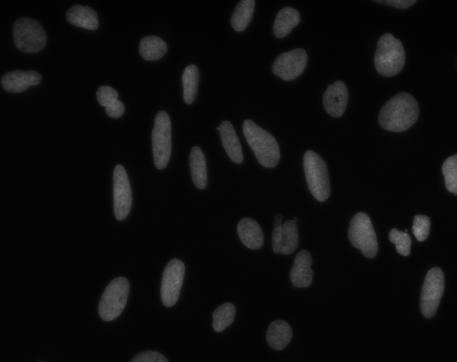
#> input picture images/nuclei-dapi.tif, 457 x 362 px
$ jupyter execute biomedia_seg_01_otsu.ipynb   (shell and % lines are left out)
#> lines starting #> are read from the running program, lines starting #| are printed output that depends on the picture; after the words box and inside, x2 and y2 are one past the last pixel; in counts of white or black regions, pixels touching at a corner belong together
<div class="alert alert-block alert-info">
Visit the <a href="https://github.com/engs1258/biomedical-image-analysis-notebooks/wiki">wiki</a> pages to find some additional documentation and instructions on how view an interactive verson of these notebooks using binder.</div>

---

[cell 1]
import math
import numpy as np
import matplotlib.pyplot as plt


from skimage import io
from skimage import filters
from skimage.transform import pyramid_laplacian
from skimage.filters import threshold_otsu

## Global Otsu Threshold - Example 1

[cell 2]
image = io.imread("../images/nuclei-dapi.tif")
#> image is the input picture: shape (362, 457); min 1, max 146, mean 13.1

[cell 3]
threshold = threshold_otsu(image)
#> threshold = 33
print(threshold)
#| 33
binary = ~(image <= threshold)
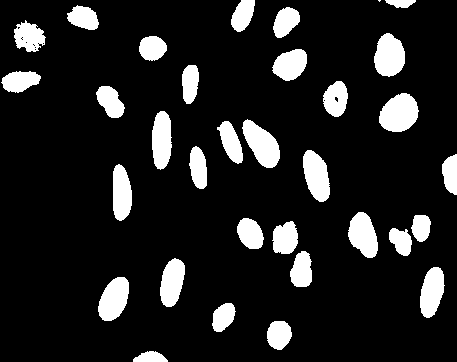
#> binary: shape (362, 457) bool; 13.2% white; 33 white regions (1 under 20 px), largest, box (x1, y1, x2, y2) and area: (379, 93, 419, 132) 1154, (242, 119, 280, 168) 1087, (374, 33, 405, 77) 1033

[cell 4]
fig, ax = plt.subplots(figsize=(10, 10))
plt.subplot(1,2,1)
plt.imshow(image, cmap='gray')
plt.subplot(1,2, 2)
plt.imshow(binary, cmap='gray')
plt.show()
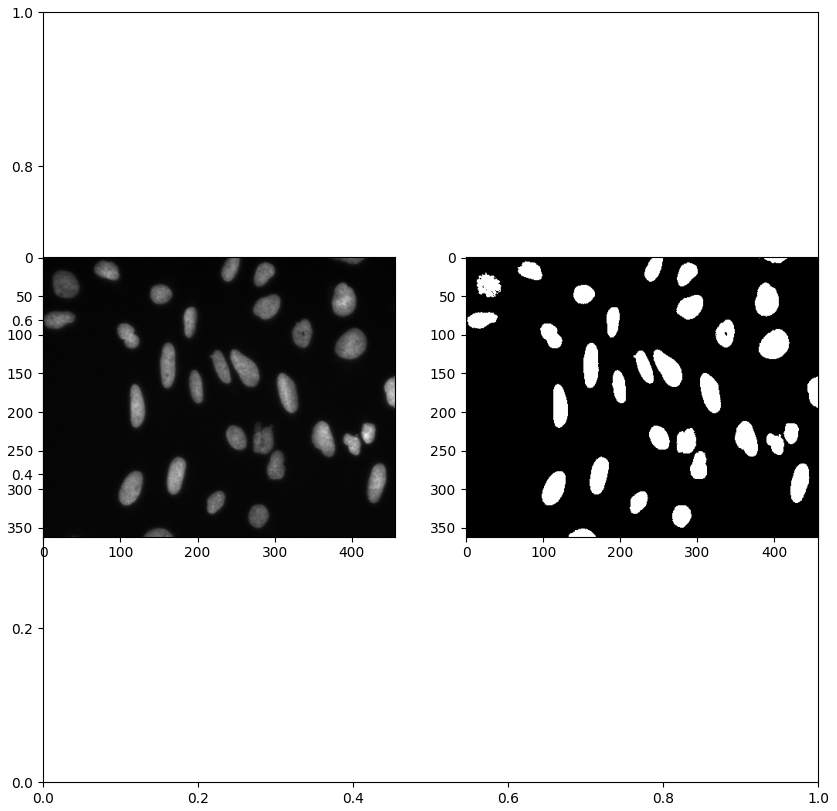
#> figure drawn by matplotlib, 2 panels

## Global Otsu Threshold - Example 2

[cell 5]
image = io.imread("../images/Lyuba-CT_350.tif")
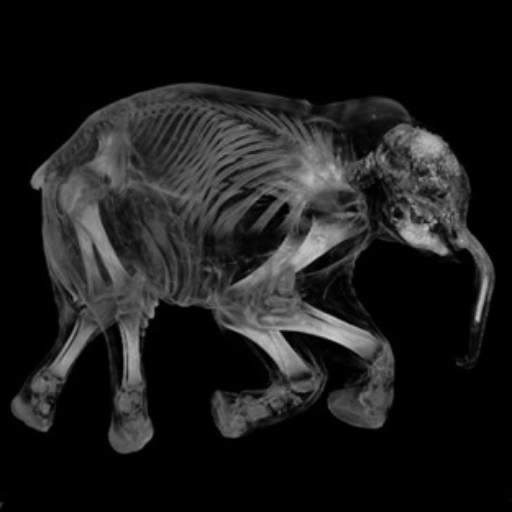
#> input picture images/Lyuba-CT_350.tif, 512 x 512 px
#> image is the input picture: shape (512, 512); min 0, max 208, mean 27.6

[cell 6]
threshold = threshold_otsu(image)
#> threshold = 45
print(threshold)
#| 45
binary = ~(image <= threshold)
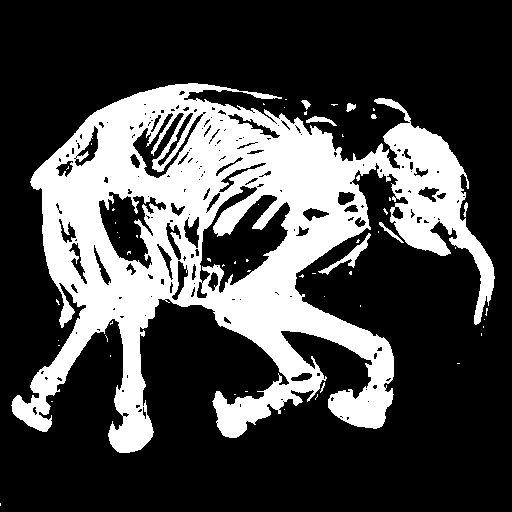
#> binary: shape (512, 512) bool; 28% white; 58 white regions (49 under 20 px), largest, box (x1, y1, x2, y2) and area: (11, 83, 495, 453) 72357, (318, 233, 371, 275) 378, (306, 116, 337, 126) 128

[cell 7]
fig, ax = plt.subplots(figsize=(10, 10))
plt.subplot(1,2,1)
plt.imshow(image, cmap='gray')
plt.subplot(1,2, 2)
plt.imshow(binary, cmap='gray')
plt.show()
